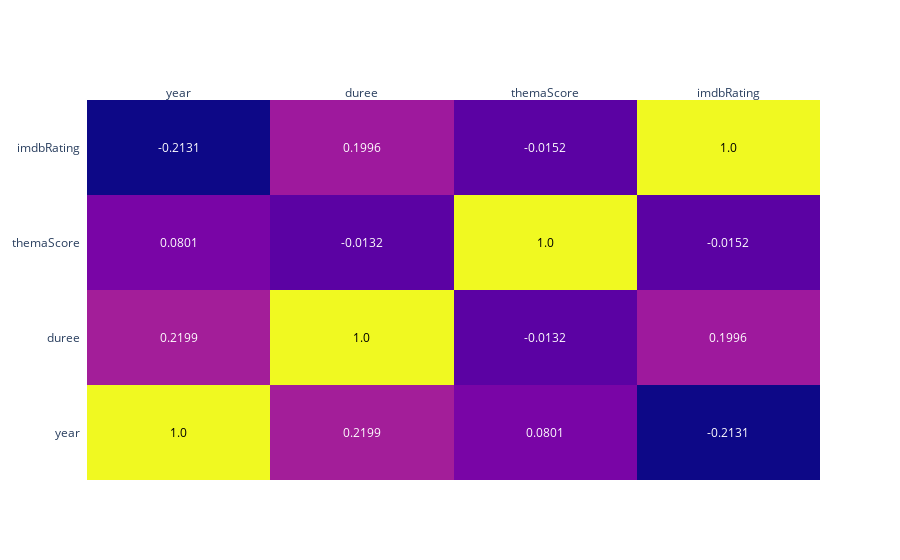

Notebook code cell kept with this figure:
### Markdown cell above
## Graph de correlation

### Code cell
corr_matrix = round(datasetWithoutOutlier.corr(), 4)

fig = ff.create_annotated_heatmap(corr_matrix.values,
                                  x = corr_matrix.columns.values.tolist(),
                                  y = corr_matrix.index.values.tolist(),
                                  )


fig.show()

### Figure 1 — Plotly figure (JSON) as saved in the notebook; plotly's stock layout.template omitted (floating-point values rounded to 4 significant figures)
{"data": [{"colorscale": [[0, "#0d0887"], [0.1111, "#46039f"], [0.2222, "#7201a8"], [0.3333, "#9c179e"], [0.4444, "#bd3786"], [0.5556, "#d8576b"], [0.6667, "#ed7953"], [0.7778, "#fb9f3a"], [0.8889, "#fdca26"], [1, "#f0f921"]], "reversescale": false, "showscale": false, "type": "heatmap", "x": ["year", "duree", "themaScore", "imdbRating"], "y": ["year", "duree", "themaScore", "imdbRating"], "z": [[1, 0.2199, 0.0801, -0.2131], [0.2199, 1, -0.0132, 0.1996], [0.0801, -0.0132, 1, -0.0152], [-0.2131, 0.1996, -0.0152, 1]]}], "layout": {"annotations": [{"font": {"color": "#000000"}, "showarrow": false, "text": "1.0", "x": "year", "xref": "x", "y": "year", "yref": "y"}, {"font": {"color": "#FFFFFF"}, "showarrow": false, "text": "0.2199", "x": "duree", "xref": "x", "y": "year", "yref": "y"}, {"font": {"color": "#FFFFFF"}, "showarrow": false, "text": "0.0801", "x": "themaScore", "xref": "x", "y": "year", "yref": "y"}, {"font": {"color": "#FFFFFF"}, "showarrow": false, "text": "-0.2131", "x": "imdbRating", "xref": "x", "y": "year", "yref": "y"}, {"font": {"color": "#FFFFFF"}, "showarrow": false, "text": "0.2199", "x": "year", "xref": "x", "y": "duree", "yref": "y"}, {"font": {"color": "#000000"}, "showarrow": false, "text": "1.0", "x": "duree", "xref": "x", "y": "duree", "yref": "y"}, {"font": {"color": "#FFFFFF"}, "showarrow": false, "text": "-0.0132", "x": "themaScore", "xref": "x", "y": "duree", "yref": "y"}, {"font": {"color": "#FFFFFF"}, "showarrow": false, "text": "0.1996", "x": "imdbRating", "xref": "x", "y": "duree", "yref": "y"}, {"font": {"color": "#FFFFFF"}, "showarrow": false, "text": "0.0801", "x": "year", "xref": "x", "y": "themaScore", "yref": "y"}, {"font": {"color": "#FFFFFF"}, "showarrow": false, "text": "-0.0132", "x": "duree", "xref": "x", "y": "themaScore", "yref": "y"}, {"font": {"color": "#000000"}, "showarrow": false, "text": "1.0", "x": "themaScore", "xref": "x", "y": "themaScore", "yref": "y"}, {"font": {"color": "#FFFFFF"}, "showarrow": false, "text": "-0.0152", "x": "imdbRating", "xref": "x", "y": "themaScore", "yref": "y"}, {"font": {"color": "#FFFFFF"}, "showarrow": false, "text": "-0.2131", "x": "year", "xref": "x", "y": "imdbRating", "yref": "y"}, {"font": {"color": "#FFFFFF"}, "showarrow": false, "text": "0.1996", "x": "duree", "xref": "x", "y": "imdbRating", "yref": "y"}, {"font": {"color": "#FFFFFF"}, "showarrow": false, "text": "-0.0152", "x": "themaScore", "xref": "x", "y": "imdbRating", "yref": "y"}, {"font": {"color": "#000000"}, "showarrow": false, "text": "1.0", "x": "imdbRating", "xref": "x", "y": "imdbRating", "yref": "y"}], "xaxis": {"dtick": 1, "gridcolor": "rgb(0, 0, 0)", "side": "top", "ticks": ""}, "yaxis": {"dtick": 1, "ticks": "", "ticksuffix": "  "}}}
